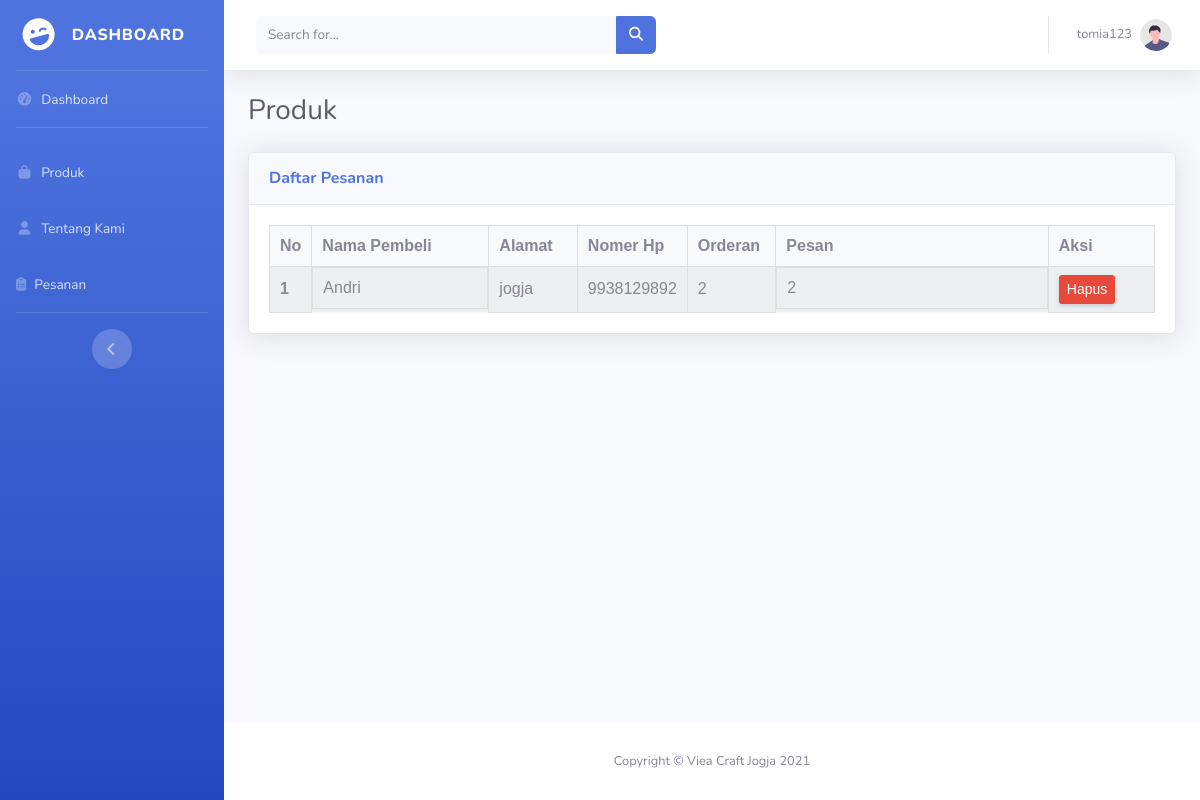
/data_pesanan.php (signed in), run on the app's committed database.
### tables this page shows
CREATE TABLE `pesanan` (
  `orderid` int(11) NOT NULL,
  `onama` varchar(255) NOT NULL,
  `oalamat` text NOT NULL,
  `onomer` varchar(255) NOT NULL,
  `oorder` varchar(255) NOT NULL,
  `opesan` text NOT NULL,
  `pfoto` int(255) NOT NULL
);

### data_pesanan.php (the view, shortened to what this page needs)
<!DOCTYPE html>
<html lang="en">
<?php
    include 'konek.php';
 ?>
<head>
    <link href="vendor/fontawesome-free/css/all.min.css" rel="stylesheet" type="text/css">
    <link href="css/sb-admin-2.min.css" rel="stylesheet">
    <link href="css/table.css" rel="stylesheet">
</head>
<body id="page-top">
   <?php
   include 'sidebar.php';
   include 'topbar.php';
   ?>
                <div class="container-fluid">
                    <div class="d-sm-flex align-items-center justify-content-between mb-4">
                        <h1 class="h3 mb-0 text-gray-800">Produk</h1>
                    </div>
                    <div class="row">
                        <div class="col-xl-12 col-lg-7">
                            <div class="card shadow mb-4">
                                <div
                                    class="card-header py-3 d-flex flex-row align-items-center justify-content-between">
                                    <h6 class="m-0 font-weight-bold text-primary">Daftar Pesanan</h6>
                                </div>
                        <div class="card-body">
                            <div class="rspv-tabel">
                                <table>
                                     <tr>
                                       <th scope="col" width="3%">No</th>
                                       <th scope="col" width="20%">Nama Pembeli</th>
                                       <th scope="col" width="10%">Alamat</th>
                                       <th scope="col" width="5%">Nomer Hp</th>
                                       <th scope="col" width="10%">Orderan</th>
                                       <th scope="col">Pesan</th>
                                       <th scope="col" width="12%">Aksi</th>
                                     </tr>
                                   <?php
                            include "konek.php";
                                $no = 1;
                                $tampil = mysqli_query($konek, "SELECT * from pesanan order by orderid desc");
                                    while($data = mysqli_fetch_array($tampil)) :
                                ?>
                                      <tr>
                                        <th scope="row"><?=$no++; ?></th>
                                        <td class="textsk"><?=$data['onama']; ?></td>
                                        <td><?=$data['oalamat']; ?></td>
                                        <td><?=$data['onomer']; ?></td>
                                        <td><?=$data['oorder']; ?></td>
                                        <td class="textsk"><?=$data['opesan'];?></td>
                                        <td><a href="hapus_pesanan.php?orderid=<?php echo $data['orderid'];?>" class="d-none d-sm-inline-block btn-space btn-sm btn-danger shadow-sm">Hapus</a></td>
                                      </tr>
                                <?php endwhile; ?>
                                </table>
                                </div>
                                </div>
                            </div>
                        </div>
                    </div>
                </div>
            </div>
            <?php
            include 'footer.php';
            ?>
        </div>
    </div>
</body>
</html>

### topbar.php (shortened to what this page needs)
<?php
                                $tampil = mysqli_query($konek, "SELECT * from login");
                                    while($data = mysqli_fetch_array($tampil)){
                                        ?>
<nav class="navbar navbar-expand navbar-light bg-white topbar mb-4 static-top shadow">
                    <form
                        class="d-none d-sm-inline-block form-inline mr-auto ml-md-3 my-2 my-md-0 mw-100 navbar-search">
                        <div class="input-group">
                            <input type="text" class="form-control bg-light border-0 small" placeholder="Search for..."
                                aria-label="Search" aria-describedby="basic-addon2">
                            <div class="input-group-append">
                                <button class="btn btn-primary" type="button">
                                    <i class="fas fa-search fa-sm"></i>
                                </button>
                            </div>
                        </div>
                    </form>
                    <ul class="navbar-nav ml-auto">
                        <li class="nav-item dropdown no-arrow">
                            <a class="nav-link dropdown-toggle" href="#" id="userDropdown" role="button"
                                data-toggle="dropdown" aria-haspopup="true" aria-expanded="false">
                                <span class="mr-2 d-none d-lg-inline text-gray-600 small"><?=$data['username']; ?></span>
                                <img class="img-profile rounded-circle"
                                    src="img/undraw_profile.svg">
                            </a>
                        </li>
                    </ul>
                </nav>
<?php }?>

### css/table.css (style rules this page uses)
.rspv-tabel { overflow-x:auto; }
.rspv-tabel thead tr,table tr:nth-child(2n) { background:#ecf0f1; }
.rspv-tabel table { width:100%; background:#f7f9fa; border-spacing:0; border-collapse:collapse; overflow:hidden; }
.rspv-tabel table td,table th { padding:8px 10px; text-align:left; border:1px solid #dedede; font-family:sans-serif; }

### data_pesanan.php (style rules this page uses)
.textsk { overflow: hidden; text-overflow: ellipsis; display: -webkit-box; -webkit-line-clamp: 2; -webkit-box-orient: vertical; }

### data on the page
pesanan: onama "Andri", oalamat "jogja", onomer "9938129892", oorder "2", opesan "2"

### other printed values
$data['username'] "tomia123"
